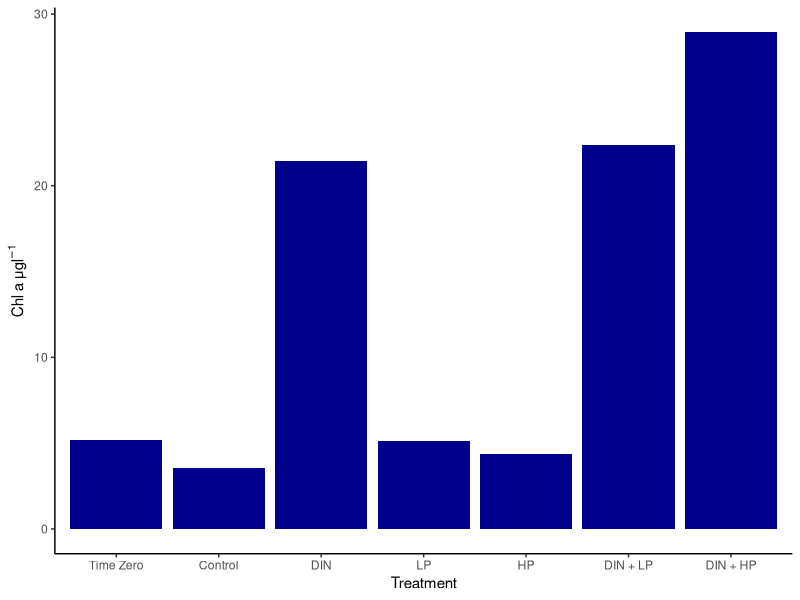
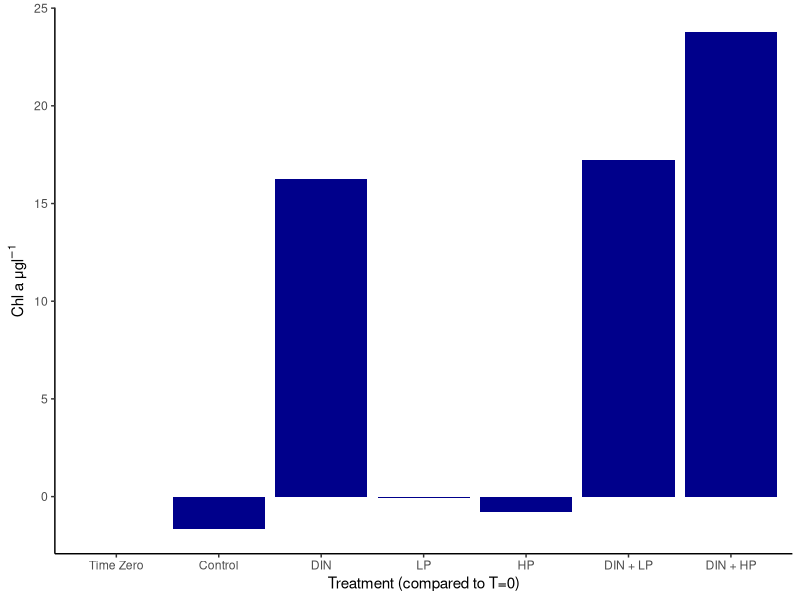
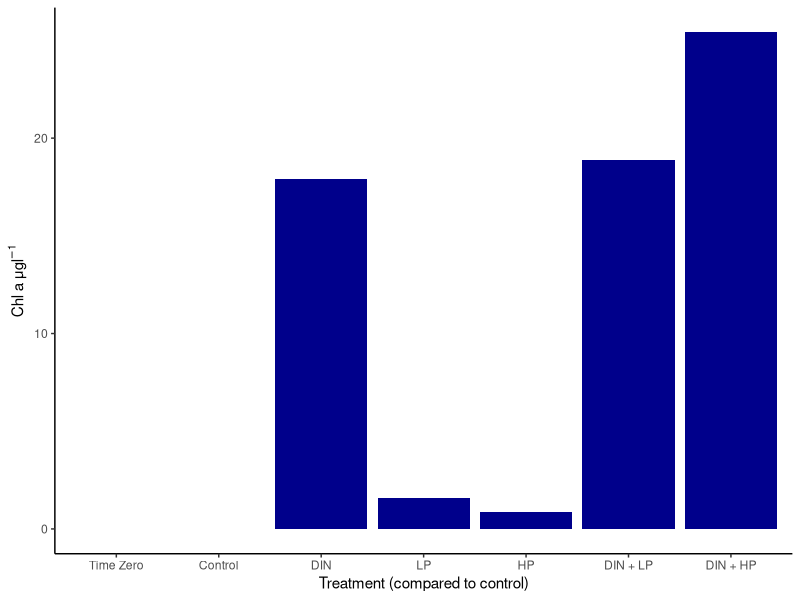
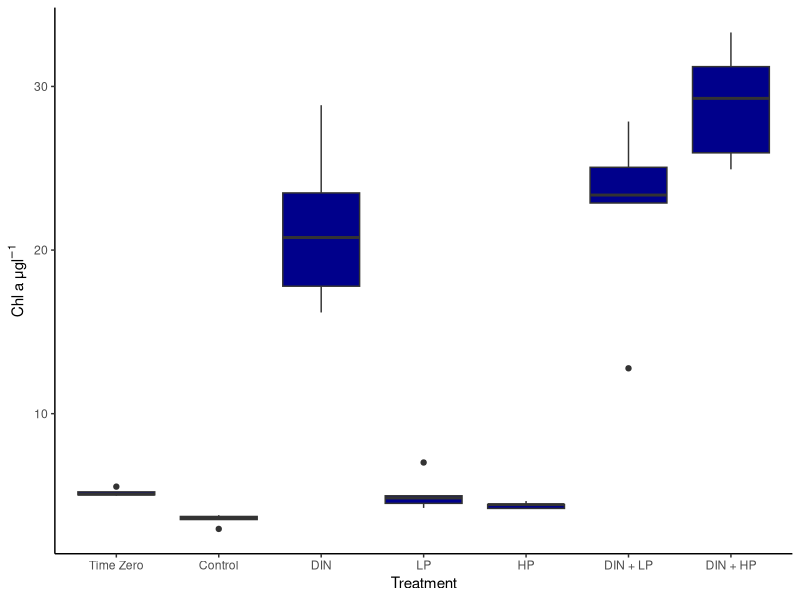

These figures' R source, in order:
#2023-05-10
#CDS

#practice analyzing bioassay 1

library(tidyverse)
library(dplyr)
library(lubridate)
library(readxl)
library(ggplot2)
library(car)
library(rstatix)

install.packages("ggpubr")
library(ggpubr)

#import data

bioassay_1 = read_excel("data/2023-05-10_bioassay_1.xlsx")

summary(bioassay_1)
glimpse(bioassay_1)

#find average per treatment

bioassay_1_avg = bioassay_1 %>%
  group_by(Other) %>%
  summarise(mean_chl = mean(ALL_Chl_a))

bioassay_1_avg

#create figure - bar graph based on average per treatment 

bioassay_1_fig_1 = ggplot() +
  geom_col(aes(x = fct_relevel(Other, "T_0", "Control", "DIN", "LP", "HP", "DIN_LP", "DIN_HP"), 
               y = mean_chl),
           fill = "darkblue",
           data = bioassay_1_avg) +
  xlab("Treatment") +
  ylab(expression(paste("Chl a \u03BCg", l^-1))) +
  scale_x_discrete(labels= c("T_0" = "Time Zero", "Control" = "Control", "DIN" = "DIN", "LP" = "LP", "HP" = "HP", "DIN_LP" = "DIN + LP", "DIN_HP" = "DIN + HP")) +
  theme_classic() 
ggsave(bioassay_1_fig_1, filename = "figures/bioassay_1_fig_1.png",
       device = "png", height = 7, width = 11)

#anova to compare treatments

leveneTest(bioassay_1$ALL_Chl_a ~ bioassay_1$Other)

oneway.test(ALL_Chl_a ~ Other,
            data = bioassay_1,
            var.equal = FALSE)

bioassay_1_post_hoc = games_howell_test(formula = ALL_Chl_a ~ Other,
                  data = bioassay_1, 
                  conf.level = 0.95, 
                  detailed = FALSE)

print(bioassay_1_post_hoc, n = 22)

#####################################################################################

#net changes

bioassay_1.2 = read_excel("data/bioassay_1.2.xlsx", sheet = 4)

bioassay_1_fig_2 = ggplot() +
  geom_col(aes(x = fct_relevel(Treatment, "T_0", "Control", "DIN", "LP", "HP", "DIN_LP", "DIN_HP"), 
               y = Chl_a_change_t0),
           fill = "darkblue",
           data = bioassay_1.2) +
  xlab("Treatment (compared to T=0)") +
  ylab(expression(paste("Chl a \u03BCg", l^-1))) +
  scale_x_discrete(labels= c("T_0" = "Time Zero", "Control" = "Control", "DIN" = "DIN", "LP" = "LP", "HP" = "HP", "DIN_LP" = "DIN + LP", "DIN_HP" = "DIN + HP")) +
  theme_classic() 
ggsave(bioassay_1_fig_2, filename = "figures/bioassay_1_fig_2.png",
       device = "png", height = 7, width = 11)

bioassay_1_fig_3 = ggplot() +
  geom_col(aes(x = fct_relevel(Treatment, "T_0", "Control", "DIN", "LP", "HP", "DIN_LP", "DIN_HP"), 
               y = Chl_a_change_control),
           fill = "darkblue",
           data = bioassay_1.2) +
  xlab("Treatment (compared to control)") +
  ylab(expression(paste("Chl a \u03BCg", l^-1))) +
  scale_x_discrete(labels= c("T_0" = "Time Zero", "Control" = "Control", "DIN" = "DIN", "LP" = "LP", "HP" = "HP", "DIN_LP" = "DIN + LP", "DIN_HP" = "DIN + HP")) +
  theme_classic() 
ggsave(bioassay_1_fig_3, filename = "figures/bioassay_1_fig_3.png",
       device = "png", height = 7, width = 11)

#################################################################

#boxplots

bioassay_1_fig_4 = ggplot() +
  geom_boxplot(aes(x = fct_relevel(Other, "T_0", "Control", "DIN", "LP", "HP", "DIN_LP", "DIN_HP"), 
               y = ALL_Chl_a),
           fill = "darkblue",
           data = bioassay_1) +
  xlab("Treatment") +
  ylab(expression(paste("Chl a \u03BCg", l^-1))) +
  scale_x_discrete(labels= c("T_0" = "Time Zero", "Control" = "Control", "DIN" = "DIN", "LP" = "LP", "HP" = "HP", "DIN_LP" = "DIN + LP", "DIN_HP" = "DIN + HP")) +
  theme_classic() 
ggsave(bioassay_1_fig_4, filename = "figures/bioassay_1_fig_4.png",
       device = "png", height = 7, width = 11)